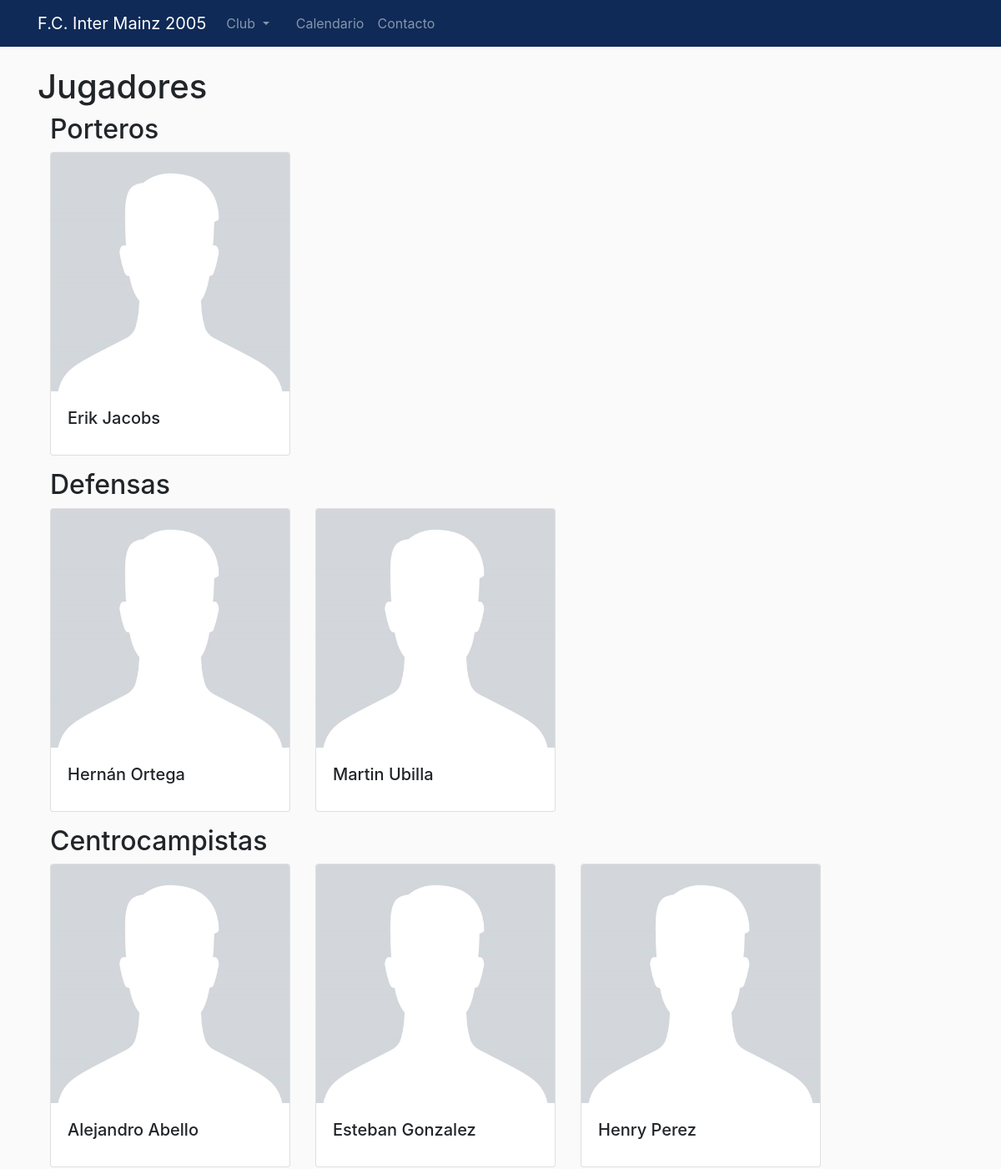
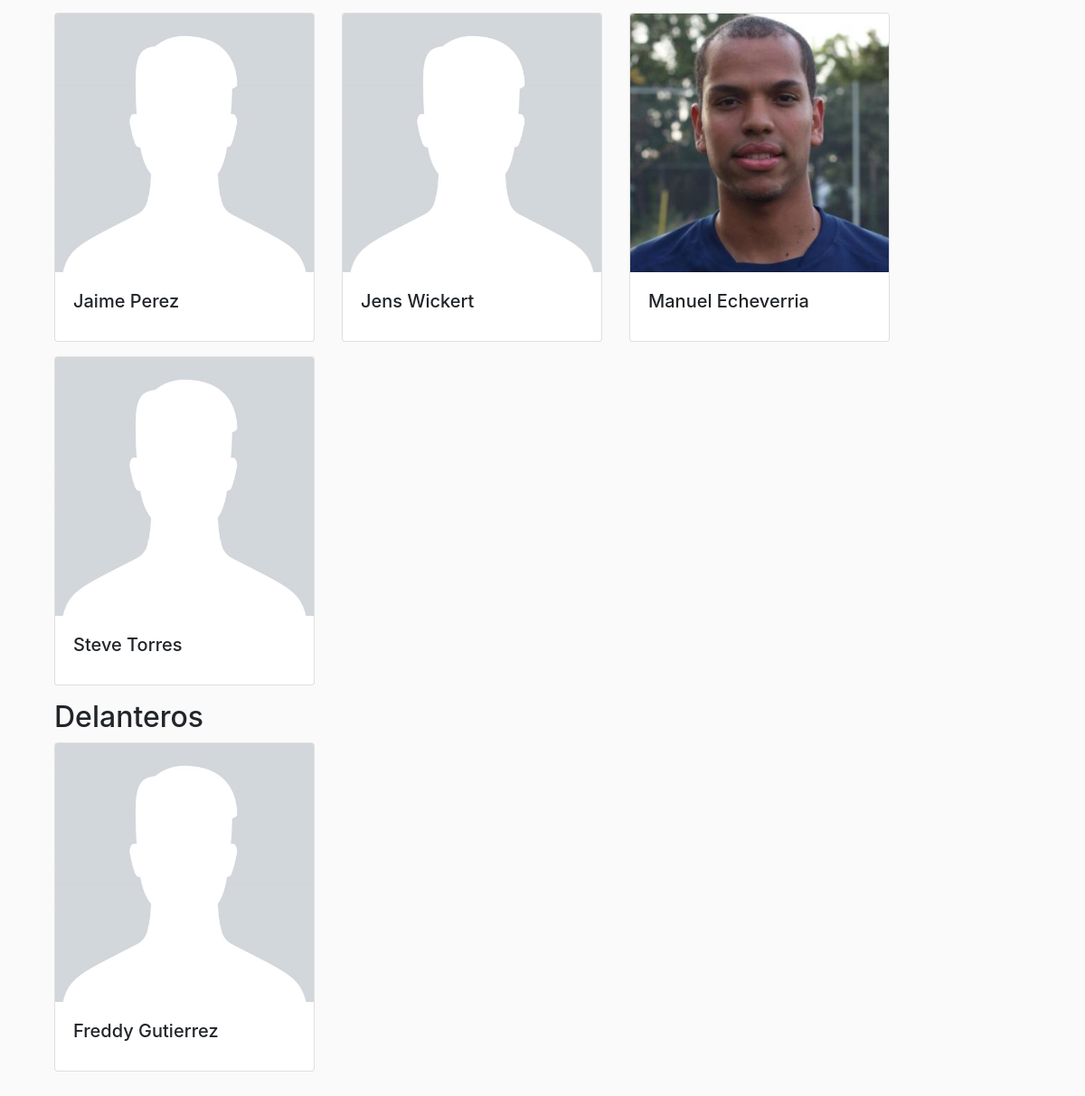
Screenshot of /players/ with the database file from the repository (2 pictures, top to bottom).
### players/models.py (models this page shows, shortened)
class Player(models.Model):
    possible_positions = (
        ('portero', 'Portero'),
        ('defensa', 'Defensa'),
        ('centrocampo', 'Centrocampista'),
        ('delantero', 'Delantero')
    )
    last_name = models.CharField(max_length=50)
    first_name = models.CharField(max_length=50)
    position = models.CharField(max_length=50, choices=possible_positions)
    jersey_number = models.IntegerField(blank=True, null=True)
    nationality = models.CharField(max_length=50, blank=True, null=True)
    picture = models.ImageField(default="default.jpg", upload_to="player_pics")

### players/views.py (the view)
# urls.py: path('players/', PlayerListView.as_view(), name='players'),
class PlayerListView(ListView):
    model = Player
    context_object_name = 'players'
    ordering = 'first_name'

### players/templates/players/player_list.html
{% extends "show/base.html" %}
{% block content %}
    <h1>Jugadores</h1>
    <div class="container">
        <h2>Porteros</h2>
        <div class="row">
            {% for player in players%}
                {% if player.position.lower == 'portero' %}
                    <a class="players" href="{% url 'player-detail' player.pk %}">
                        <div class="col-sm align-self-end">
                            <div class="card mb-3" style="width: 18rem">
                                <img class="card-img-top" src="{{ player.picture.url }}">
                                <div class="card-body">
                                    <h5 class="card-title">{{ player.first_name }} {{ player.last_name }}</h5>
                                </div>
                            </div>
                        </div>
                    </a>
                {% endif %}
            {% endfor %}
        </div>
    </div>
    <div class="container">
        <h2>Defensas</h2>
        <div class="row">
            {% for player in players%}
                {% if player.position.lower == 'defensa' %}
                    <a class="players" href="{% url 'player-detail' player.pk %}">
                        <div class="col-sm align-self-end">
                            <div class="card mb-3" style="width: 18rem">
                                <img class="card-img-top" src="{{ player.picture.url }}">
                                <div class="card-body">
                                    <h5 class="card-title">{{ player.first_name }} {{ player.last_name }}</h5>
                                </div>
                            </div>
                        </div>
                    </a>
                {% endif %}
            {% endfor %}
        </div>
    </div>
    <div class="container">
        <h2>Centrocampistas</h2>
        <div class="row">
            {% for player in players%}
                {% if player.position.lower == 'centrocampo' %}
                    <a class="players" href="{% url 'player-detail' player.pk %}">
                        <div class="col-sm align-self-center">
                            <div class="card mb-3" style="width: 18rem;">
                                <img class="card-img-top" src="{{ player.picture.url }}">
                                <div class="card-body">
                                    <h5 class="card-title">{{ player.first_name }} {{ player.last_name }}</h5>
                                </div>
                            </div>
                        </div>
                    </a>
                {% endif %}
            {% endfor %}
        </div>
    </div>
    <div class="container">
        <h2>Delanteros</h2>
        <div class="row">
            {% for player in players%}
                {% if player.position.lower == 'delantero' %}
                    <a class="players" href="{% url 'player-detail' player.pk %}">
                        <div class="col-sm align-self-end">
                            <div class="card mb-3" style="width: 18rem">
                                <img class="card-img-top" src="{{ player.picture.url }}">
                                <div class="card-body">
                                    <h5 class="card-title">{{ player.first_name }} {{ player.last_name }}</h5>
                                </div>
                            </div>
                        </div>
                    </a>
                {% endif %}
            {% endfor %}
        </div>
    </div>
{% endblock content %}

### show/static/show/main.css (style rules this page uses)
body { margin-top: 5rem; margin-bottom: 2rem; background-color: #fafafa; }
a.players { color: #212529 }

### rows the page displays
Player: picture (placeholder picture), first_name "Erik", last_name "Jacobs"
Player: picture (placeholder picture), first_name "Hernán", last_name "Ortega"
Player: picture (placeholder picture), first_name "Martin", last_name "Ubilla"
Player: picture (placeholder picture), first_name "Alejandro", last_name "Abello"
Player: picture (placeholder picture), first_name "Esteban", last_name "Gonzalez"
Player: picture (placeholder picture), first_name "Henry", last_name "Perez"
Player: picture (placeholder picture), first_name "Jaime", last_name "Perez"
Player: picture (placeholder picture), first_name "Jens", last_name "Wickert"
Player: picture (picture), first_name "Manuel", last_name "Echeverria"
Player: picture (placeholder picture), first_name "Steve", last_name "Torres"
Player: picture (placeholder picture), first_name "Freddy", last_name "Gutierrez"
